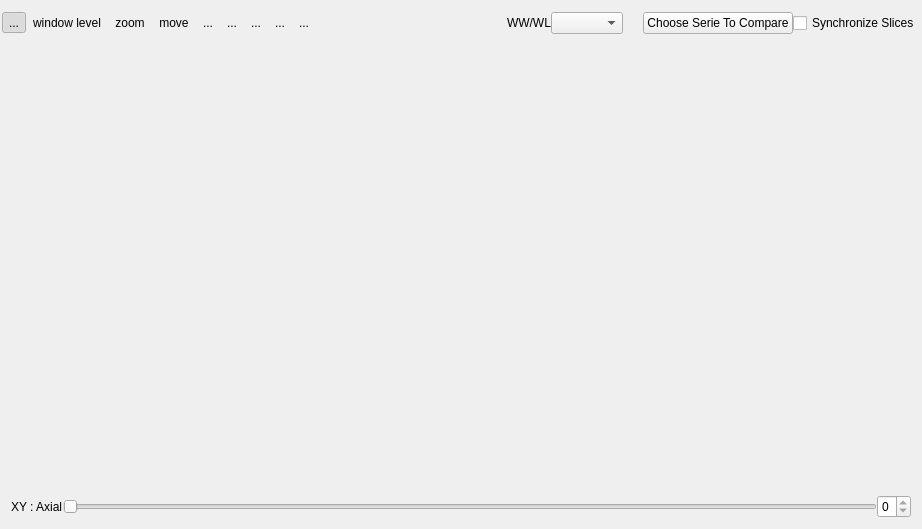
<ui version="4.0" >
 <author></author>
 <comment></comment>
 <exportmacro></exportmacro>
 <class>udg::Q2DViewerExtensionBase</class>
 <widget class="QWidget" name="udg::Q2DViewerExtensionBase" >
  <property name="geometry" >
   <rect>
    <x>0</x>
    <y>0</y>
    <width>922</width>
    <height>529</height>
   </rect>
  </property>
  <layout class="QVBoxLayout" >
   <property name="margin" >
    <number>2</number>
   </property>
   <property name="spacing" >
    <number>6</number>
   </property>
   <item>
    <layout class="QHBoxLayout" >
     <property name="margin" >
      <number>0</number>
     </property>
     <property name="spacing" >
      <number>0</number>
     </property>
     <item>
      <layout class="QHBoxLayout" >
       <property name="margin" >
        <number>0</number>
       </property>
       <property name="spacing" >
        <number>0</number>
       </property>
       <item>
        <widget class="QToolButton" name="m_slicingToolButton" >
         <property name="text" >
          <string>...</string>
         </property>
         <property name="icon" >
          <iconset/>
         </property>
         <property name="iconSize" >
          <size>
           <width>32</width>
           <height>32</height>
          </size>
         </property>
         <property name="checkable" >
          <bool>true</bool>
         </property>
         <property name="checked" >
          <bool>true</bool>
         </property>
         <property name="autoRaise" >
          <bool>true</bool>
         </property>
        </widget>
       </item>
       <item>
        <widget class="QToolButton" name="m_windowLevelToolButton" >
         <property name="text" >
          <string>window level</string>
         </property>
         <property name="icon" >
          <iconset/>
         </property>
         <property name="iconSize" >
          <size>
           <width>32</width>
           <height>32</height>
          </size>
         </property>
         <property name="checkable" >
          <bool>true</bool>
         </property>
         <property name="autoRaise" >
          <bool>true</bool>
         </property>
        </widget>
       </item>
       <item>
        <widget class="QToolButton" name="m_zoomToolButton" >
         <property name="text" >
          <string>zoom</string>
         </property>
         <property name="icon" >
          <iconset/>
         </property>
         <property name="iconSize" >
          <size>
           <width>32</width>
           <height>32</height>
          </size>
         </property>
         <property name="checkable" >
          <bool>true</bool>
         </property>
         <property name="autoRaise" >
          <bool>true</bool>
         </property>
        </widget>
       </item>
       <item>
        <widget class="QToolButton" name="m_moveToolButton" >
         <property name="text" >
          <string>move</string>
         </property>
         <property name="icon" >
          <iconset/>
         </property>
         <property name="iconSize" >
          <size>
           <width>32</width>
           <height>32</height>
          </size>
         </property>
         <property name="checkable" >
          <bool>true</bool>
         </property>
         <property name="autoRaise" >
          <bool>true</bool>
         </property>
        </widget>
       </item>
       <item>
        <widget class="QToolButton" name="m_axialViewToolButton" >
         <property name="text" >
          <string>...</string>
         </property>
         <property name="icon" >
          <iconset resource="../main/main.qrc" >:/images/axial.png</iconset>
         </property>
         <property name="iconSize" >
          <size>
           <width>32</width>
           <height>32</height>
          </size>
         </property>
         <property name="autoRaise" >
          <bool>true</bool>
         </property>
        </widget>
       </item>
       <item>
        <widget class="QToolButton" name="m_sagitalViewToolButton" >
         <property name="text" >
          <string>...</string>
         </property>
         <property name="icon" >
          <iconset resource="../main/main.qrc" >:/images/sagital.png</iconset>
         </property>
         <property name="iconSize" >
          <size>
           <width>32</width>
           <height>32</height>
          </size>
         </property>
         <property name="autoRaise" >
          <bool>true</bool>
         </property>
        </widget>
       </item>
       <item>
        <widget class="QToolButton" name="m_coronalViewToolButton" >
         <property name="text" >
          <string>...</string>
         </property>
         <property name="icon" >
          <iconset resource="../main/main.qrc" >:/images/coronal.png</iconset>
         </property>
         <property name="iconSize" >
          <size>
           <width>32</width>
           <height>32</height>
          </size>
         </property>
         <property name="autoRaise" >
          <bool>true</bool>
         </property>
        </widget>
       </item>
       <item>
        <widget class="QToolButton" name="m_singleViewToolButton" >
         <property name="text" >
          <string>...</string>
         </property>
         <property name="icon" >
          <iconset resource="../main/main.qrc" >:/images/singleView.png</iconset>
         </property>
         <property name="iconSize" >
          <size>
           <width>32</width>
           <height>32</height>
          </size>
         </property>
         <property name="autoRaise" >
          <bool>true</bool>
         </property>
        </widget>
       </item>
       <item>
        <widget class="QToolButton" name="m_doubleViewToolButton" >
         <property name="text" >
          <string>...</string>
         </property>
         <property name="icon" >
          <iconset resource="../main/main.qrc" >:/images/addViewRight.png</iconset>
         </property>
         <property name="iconSize" >
          <size>
           <width>32</width>
           <height>32</height>
          </size>
         </property>
         <property name="autoRaise" >
          <bool>true</bool>
         </property>
        </widget>
       </item>
      </layout>
     </item>
     <item>
      <spacer>
       <property name="orientation" >
        <enum>Qt::Horizontal</enum>
       </property>
       <property name="sizeHint" >
        <size>
         <width>16</width>
         <height>42</height>
        </size>
       </property>
      </spacer>
     </item>
     <item>
      <layout class="QHBoxLayout" >
       <property name="margin" >
        <number>0</number>
       </property>
       <property name="spacing" >
        <number>0</number>
       </property>
       <item>
        <widget class="QLabel" name="label" >
         <property name="text" >
          <string>WW/WL</string>
         </property>
        </widget>
       </item>
       <item>
        <widget class="QWindowLevelComboBox" name="m_windowLevelComboBox" />
       </item>
       <item>
        <spacer>
         <property name="orientation" >
          <enum>Qt::Horizontal</enum>
         </property>
         <property name="sizeHint" >
          <size>
           <width>20</width>
           <height>42</height>
          </size>
         </property>
        </spacer>
       </item>
       <item>
        <widget class="QPushButton" name="m_chooseSeriePushButton" >
         <property name="text" >
          <string>Choose Serie To Compare</string>
         </property>
        </widget>
       </item>
       <item>
        <widget class="QCheckBox" name="m_synchroCheckBox" >
         <property name="text" >
          <string>Synchronize Slices</string>
         </property>
        </widget>
       </item>
      </layout>
     </item>
    </layout>
   </item>
   <item>
    <widget class="QStackedWidget" name="m_stackedWidget" >
     <property name="currentIndex" >
      <number>0</number>
     </property>
     <widget class="QWidget" name="page" >
      <layout class="QVBoxLayout" >
       <property name="margin" >
        <number>9</number>
       </property>
       <property name="spacing" >
        <number>6</number>
       </property>
       <item>
        <widget class="udg::Q2DViewer" name="m_2DView" />
       </item>
       <item>
        <layout class="QHBoxLayout" >
         <property name="margin" >
          <number>0</number>
         </property>
         <property name="spacing" >
          <number>0</number>
         </property>
         <item>
          <widget class="QLabel" name="m_viewText" >
           <property name="text" >
            <string>XY : Axial</string>
           </property>
           <property name="scaledContents" >
            <bool>true</bool>
           </property>
          </widget>
         </item>
         <item>
          <widget class="QSlider" name="m_slider" >
           <property name="focusPolicy" >
            <enum>Qt::NoFocus</enum>
           </property>
           <property name="maximum" >
            <number>0</number>
           </property>
           <property name="orientation" >
            <enum>Qt::Horizontal</enum>
           </property>
          </widget>
         </item>
         <item>
          <widget class="QSpinBox" name="m_spinBox" >
           <property name="maximum" >
            <number>0</number>
           </property>
          </widget>
         </item>
        </layout>
       </item>
      </layout>
     </widget>
     <widget class="QWidget" name="page_2" >
      <layout class="QVBoxLayout" >
       <property name="margin" >
        <number>9</number>
       </property>
       <property name="spacing" >
        <number>6</number>
       </property>
       <item>
        <widget class="QSplitter" name="splitter" >
         <property name="orientation" >
          <enum>Qt::Horizontal</enum>
         </property>
         <widget class="QWidget" name="widget" >
          <layout class="QVBoxLayout" >
           <property name="margin" >
            <number>0</number>
           </property>
           <property name="spacing" >
            <number>6</number>
           </property>
           <item>
            <widget class="udg::Q2DViewer" name="m_2DView2_1" />
           </item>
           <item>
            <layout class="QHBoxLayout" >
             <property name="margin" >
              <number>0</number>
             </property>
             <property name="spacing" >
              <number>0</number>
             </property>
             <item>
              <widget class="QLabel" name="m_viewText2_1" >
               <property name="text" >
                <string>XY : Axial</string>
               </property>
               <property name="scaledContents" >
                <bool>true</bool>
               </property>
              </widget>
             </item>
             <item>
              <widget class="QSlider" name="m_slider2_1" >
               <property name="focusPolicy" >
                <enum>Qt::NoFocus</enum>
               </property>
               <property name="maximum" >
                <number>0</number>
               </property>
               <property name="orientation" >
                <enum>Qt::Horizontal</enum>
               </property>
              </widget>
             </item>
             <item>
              <widget class="QSpinBox" name="m_spinBox2_1" >
               <property name="maximum" >
                <number>0</number>
               </property>
              </widget>
             </item>
            </layout>
           </item>
          </layout>
         </widget>
         <widget class="QWidget" name="widget2" >
          <layout class="QVBoxLayout" >
           <property name="margin" >
            <number>0</number>
           </property>
           <property name="spacing" >
            <number>6</number>
           </property>
           <item>
            <widget class="udg::Q2DViewer" name="m_2DView2_2" />
           </item>
           <item>
            <layout class="QHBoxLayout" >
             <property name="margin" >
              <number>0</number>
             </property>
             <property name="spacing" >
              <number>0</number>
             </property>
             <item>
              <widget class="QLabel" name="m_viewText2_2" >
               <property name="text" >
                <string>XY : Axial</string>
               </property>
               <property name="scaledContents" >
                <bool>true</bool>
               </property>
              </widget>
             </item>
             <item>
              <widget class="QSlider" name="m_slider2_2" >
               <property name="focusPolicy" >
                <enum>Qt::NoFocus</enum>
               </property>
               <property name="maximum" >
                <number>0</number>
               </property>
               <property name="orientation" >
                <enum>Qt::Horizontal</enum>
               </property>
              </widget>
             </item>
             <item>
              <widget class="QSpinBox" name="m_spinBox2_2" >
               <property name="maximum" >
                <number>0</number>
               </property>
              </widget>
             </item>
            </layout>
           </item>
          </layout>
         </widget>
        </widget>
       </item>
      </layout>
     </widget>
    </widget>
   </item>
  </layout>
 </widget>
 <layoutdefault spacing="6" margin="11" />
 <pixmapfunction></pixmapfunction>
 <customwidgets>
  <customwidget>
   <class>udg::Q2DViewer</class>
   <extends>QWidget</extends>
   <header>q2dviewer.h</header>
   <container>0</container>
   <pixmap></pixmap>
  </customwidget>
  <customwidget>
   <class>QWindowLevelComboBox</class>
   <extends>QComboBox</extends>
   <header>qwindowlevelcombobox.h</header>
   <container>0</container>
   <pixmap></pixmap>
  </customwidget>
 </customwidgets>
 <resources>
  <include location="../main/main.qrc" />
 </resources>
 <connections/>
</ui>
